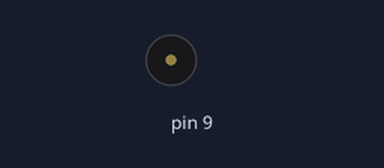
This sketch was run on a simulated Arduino Uno, built with avr-gcc and run on an emulated ATmega328P. On the bench: buzzer (waves = sounding).

Above: at 0.3 s.
At 5.55 s:
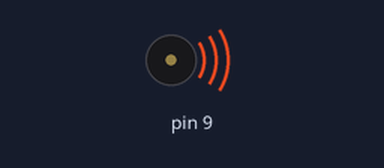
Timing chart, 0 to 5.8 s (numbered marks = the images above):
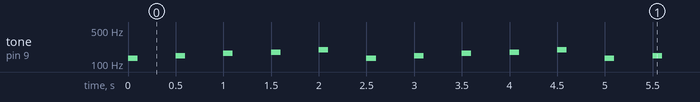

Measured:
- by itself, tone on pin 9: repeats every 2.5 s: silent 0.40 s, 147 Hz 0.10 s, silent 0.40 s, 165 Hz 0.10 s, silent 0.40 s, 175 Hz 0.10 s, silent 0.40 s, 196 Hz 0.10 s, silent 0.40 s, 131 Hz 0.10 s

The sketch:

listato_17_01.ino
```cpp
void setup() {
  pinMode(9, OUTPUT);
}

void loop() {
  tone(9, 131, 100);
  delay(500);
  tone(9, 147, 100);
  delay(500);
  tone(9, 165, 100);
  delay(500);
  tone(9, 175, 100);
  delay(500);
  tone(9, 196, 100);
  delay(500);
}
```
